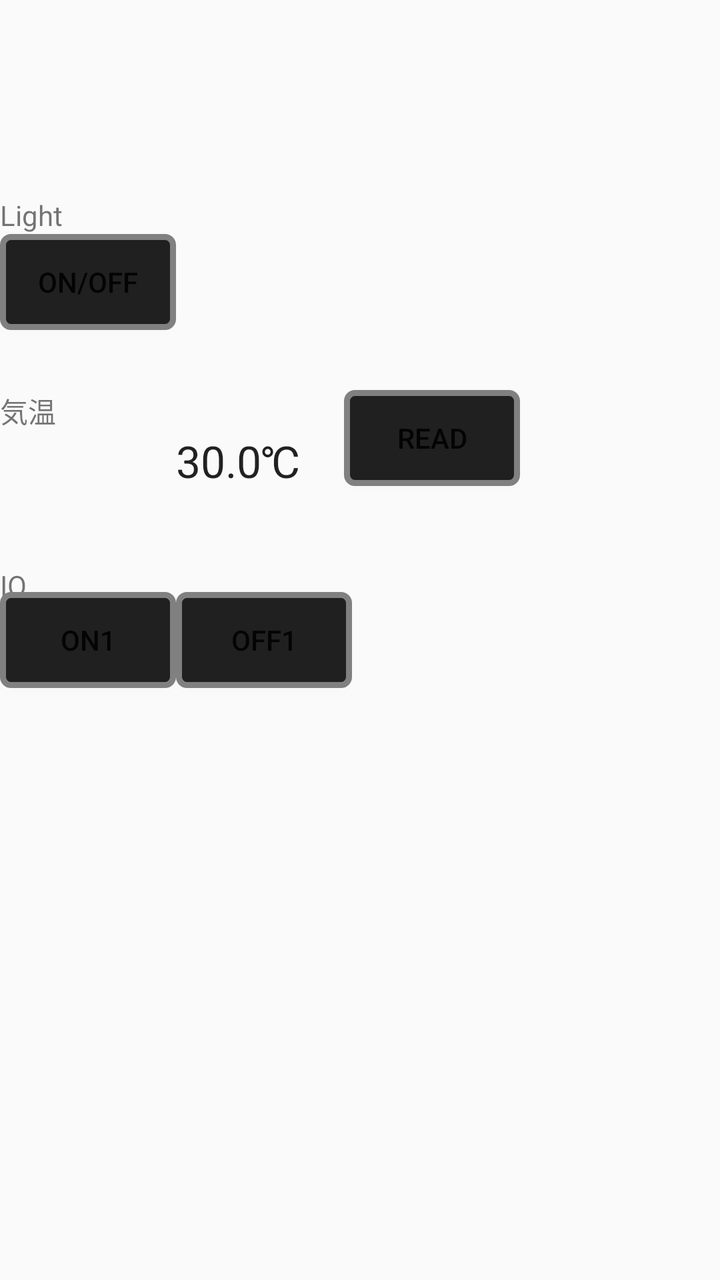
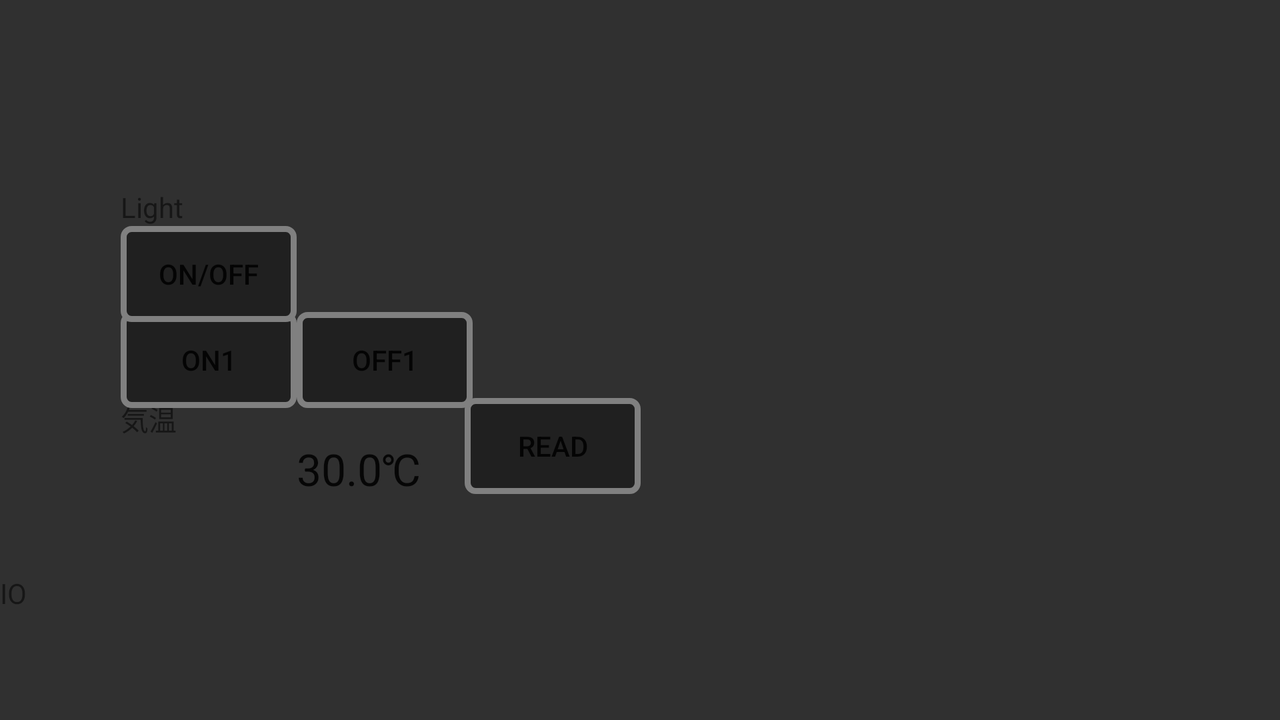

Two renders of one Android screen. The first uses the default layout on a phone; the second uses the alternative layout the repository ships for a different screen configuration, on a matching device. The two XML files are below.
<!-- AndroidManifest.xml: application theme AppTheme -->
<!-- res/layout/fragment_study_room.xml -->
<RelativeLayout xmlns:android="http://schemas.android.com/apk/res/android"
    xmlns:tools="http://schemas.android.com/tools" android:layout_width="match_parent"
    android:layout_height="match_parent">

    <TextView
        android:layout_width="wrap_content"
        android:layout_height="wrap_content"
        android:text="Light"
        android:id="@+id/textView"
        android:focusable="false"
        android:layout_alignParentTop="true"
        android:layout_marginTop="98dp" />

    <Button
        android:layout_width="wrap_content"
        android:layout_height="wrap_content"
        android:text="On/Off"
        android:id="@+id/ButtonSharpBDKey1"
        android:layout_gravity="center_horizontal|top"
        android:layout_below="@+id/textView"
        android:layout_alignParentLeft="true"
        android:layout_alignParentStart="true"
        android:background="@drawable/button_usual" />

    <TextView
        android:layout_width="wrap_content"
        android:layout_height="wrap_content"
        android:text="気温"
        android:id="@+id/textView7"
        android:layout_alignParentLeft="true"
        android:layout_alignParentStart="true"
        android:layout_marginTop="30dp"
        android:layout_below="@+id/ButtonSharpBDKey1" />

    <TextView
        android:layout_width="wrap_content"
        android:layout_height="wrap_content"
        android:textAppearance="?android:attr/textAppearanceLarge"
        android:text="30.0℃"
        android:id="@+id/textView_SFCName"
        android:layout_below="@+id/textView7"
        android:layout_toRightOf="@+id/ButtonSharpBDKey1"
        android:layout_toEndOf="@+id/ButtonSharpBDKey1" />

    <Button
        android:layout_width="wrap_content"
        android:layout_height="wrap_content"
        android:text="Read"
        android:id="@+id/Button_Read"
        android:layout_marginLeft="84dp"
        android:layout_marginStart="84dp"
        android:layout_alignTop="@+id/textView7"
        android:layout_toRightOf="@+id/ButtonSharpBDKey1"
        android:layout_toEndOf="@+id/ButtonSharpBDKey1"
        android:background="@drawable/button_usual" />

    <TextView
        android:layout_width="wrap_content"
        android:layout_height="wrap_content"
        android:text="IO"
        android:id="@+id/textView6"
        android:layout_below="@+id/Button_Read"
        android:layout_alignParentLeft="true"
        android:layout_alignParentStart="true"
        android:layout_marginTop="40dp" />

    <Button
        android:layout_width="wrap_content"
        android:layout_height="wrap_content"
        android:text="ON1"
        android:id="@+id/ButtonON1"
        android:layout_centerVertical="true"
        android:layout_alignParentLeft="true"
        android:layout_alignParentStart="true"
        android:background="@drawable/button_usual" />

    <Button
        android:layout_width="wrap_content"
        android:layout_height="wrap_content"
        android:text="OFF1"
        android:id="@+id/ButtonOFF1"
        android:layout_alignBottom="@+id/ButtonON1"
        android:layout_toRightOf="@+id/ButtonON1"
        android:layout_toEndOf="@+id/ButtonON1"
        android:background="@drawable/button_usual" />

</RelativeLayout>
<!-- resources referenced by this layout -->
<resources>
  <!-- drawable button_usual (drawable) -->
  <?xml version="1.0" encoding="utf-8"?>
  <selector xmlns:android="http://schemas.android.com/apk/res/android">
      
      <item android:state_pressed="false">
          
          <shape android:shape="rectangle">
              
              <solid android:color="#ff202020"/>
              
              <stroke android:width="3dp" android:color="#ff808080"/>
              
              <corners android:radius="4dp"/>
              
              <padding android:top="8dp" android:left="16dp" android:bottom="8dp" android:right="16dp"/>
          </shape>
      </item>
      
      <item android:state_pressed="true">
          <shape android:shape="rectangle">
              <solid android:color="#ff007799"/>
              <corners android:radius="4dp"/>
              <padding android:top="8dp" android:left="16dp" android:bottom="8dp" android:right="16dp"/>
          </shape>
      </item>
  </selector>
  <style name="AppTheme" parent="Theme.AppCompat.Light.NoActionBar">
          
      <item name="colorPrimaryDark">@color/statusBarColor</item>
      <item name="colorPrimary">@color/toolBarColor</item>
      <item name="android:windowTranslucentStatus">true</item>
      </style>
  <color name="statusBarColor">#4169E1</color>
  <color name="toolBarColor">#4682B4</color>
</resources>
<!-- res/layout-land/fragment_study_room.xml (the repository's variant of the layout above) -->
<!-- drawn on the phone turned sideways -->
<RelativeLayout xmlns:android="http://schemas.android.com/apk/res/android"
    xmlns:tools="http://schemas.android.com/tools" android:layout_width="match_parent"
    android:layout_height="match_parent"
    android:background="@color/background_material_dark">

    <TextView
        android:layout_width="wrap_content"
        android:layout_height="wrap_content"
        android:textAppearance="?android:attr/textAppearanceLarge"
        android:text="30.0℃"
        android:id="@+id/textView_SFCName"
        android:layout_below="@+id/textView7"
        android:layout_toRightOf="@+id/ButtonSharpBDKey1"
        android:layout_toEndOf="@+id/ButtonSharpBDKey1" />

    <Button
        android:layout_width="wrap_content"
        android:layout_height="wrap_content"
        android:text="Read"
        android:id="@+id/Button_Read"
        android:layout_marginLeft="84dp"
        android:layout_marginStart="84dp"
        android:layout_alignTop="@+id/textView7"
        android:layout_toRightOf="@+id/ButtonSharpBDKey1"
        android:layout_toEndOf="@+id/ButtonSharpBDKey1"
        android:background="@drawable/button_usual" />

    <TextView
        android:layout_width="wrap_content"
        android:layout_height="wrap_content"
        android:text="IO"
        android:id="@+id/textView6"
        android:layout_below="@+id/Button_Read"
        android:layout_alignParentLeft="true"
        android:layout_alignParentStart="true"
        android:layout_marginTop="40dp" />

    <Button
        android:layout_width="wrap_content"
        android:layout_height="wrap_content"
        android:text="OFF1"
        android:id="@+id/ButtonOFF1"
        android:layout_alignBottom="@+id/ButtonON1"
        android:layout_toRightOf="@+id/ButtonON1"
        android:layout_toEndOf="@+id/ButtonON1"
        android:background="@drawable/button_usual" />

    <TextView
        android:layout_width="wrap_content"
        android:layout_height="wrap_content"
        android:text="気温"
        android:id="@+id/textView7"
        android:layout_marginTop="38dp"
        android:layout_below="@+id/ButtonSharpBDKey1"
        android:layout_alignStart="@+id/ButtonSharpBDKey1" />

    <Button
        android:layout_width="wrap_content"
        android:layout_height="wrap_content"
        android:text="ON1"
        android:id="@+id/ButtonON1"
        android:background="@drawable/button_usual"
        android:layout_centerVertical="true"
        android:layout_toStartOf="@+id/Button_Read" />

    <TextView
        android:layout_width="wrap_content"
        android:layout_height="wrap_content"
        android:text="Light"
        android:id="@+id/textView"
        android:focusable="false"
        android:layout_marginTop="94dp"
        android:layout_alignParentTop="true"
        android:layout_toEndOf="@+id/textView6"
        android:layout_marginStart="47dp" />

    <Button
        android:layout_width="wrap_content"
        android:layout_height="wrap_content"
        android:text="On/Off"
        android:id="@+id/ButtonSharpBDKey1"
        android:layout_gravity="center_horizontal|top"
        android:background="@drawable/button_usual"
        android:layout_below="@+id/textView"
        android:layout_alignStart="@+id/textView" />

</RelativeLayout>
